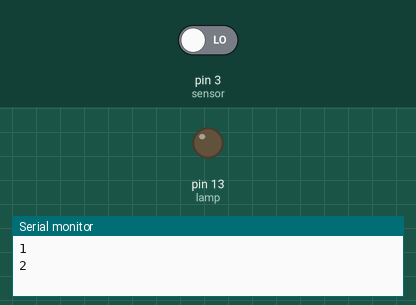
Recording of a sketch running on a simulated Arduino Uno, built with avr-gcc and run on an emulated ATmega328P. Parts: output pins drawn as LEDs (lit = HIGH), the last lines printed to the serial monitor. Inputs (shaded band) come from the test bench; at power-on: pin 3 (sensor) LOW.

Above: at 2.8 s.
2.9 s: pin 3 (sensor) driven HIGH
At 3.8 s:
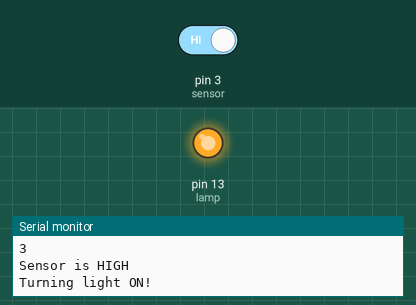
Timing chart, 0 to 5.9 s (numbered marks = the images above; inputs shaded):
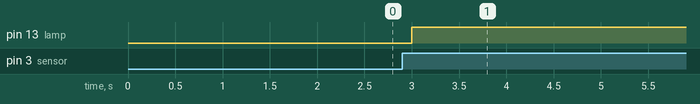

Measured:
- after the input at 2.9 s, pin 13 (lamp): LOW → HIGH after 0.10 s

The sketch:

Bulb_Motion_Detection.ino
```cpp
int lamp = 13;                // the pin that the lamp is atteched to
int sensor = 3;              // the pin that the sensor is atteched to
int state = LOW;             // by default, no motion detected
int sensorValue = 0;                 // variable to store the sensor status (sensorValueue)

int timer = 0;
long timerThreshold = 5; 	// if motion stopped, keep the lamp on for this time period (seconds)
							// it is needed to avoid immediate power off when motion stops


void setup() {
  Serial.println("Starting...");
  pinMode(lamp, OUTPUT);      // initalize lamp as output
  pinMode(sensor, INPUT);    // initialize sensor as input
  Serial.begin(9600);        // initialize serial
}

void loop(){

  sensorValue = digitalRead(sensor);   // read sensor sensorValueue

  if (sensorValue == HIGH) {           // check if the sensor is HIGH
    Serial.println("Sensor is HIGH");
    timer = 0;

    if (state == LOW) {
      Serial.println("Turning light ON!");
      state = HIGH;       // update variable state to HIGH
      digitalWrite(lamp, HIGH);   // turn lamp ON
    }

  } else {

    if(timer >= timerThreshold) {
      timer = 0;
      if(state == HIGH){
        Serial.println("Turning light OFF!");
        state = LOW;
        digitalWrite(lamp, LOW); // turn lamp OFF
      }
    }
  }

  timer+=1;
  delay(1000);
  Serial.println(timer);

}
```
